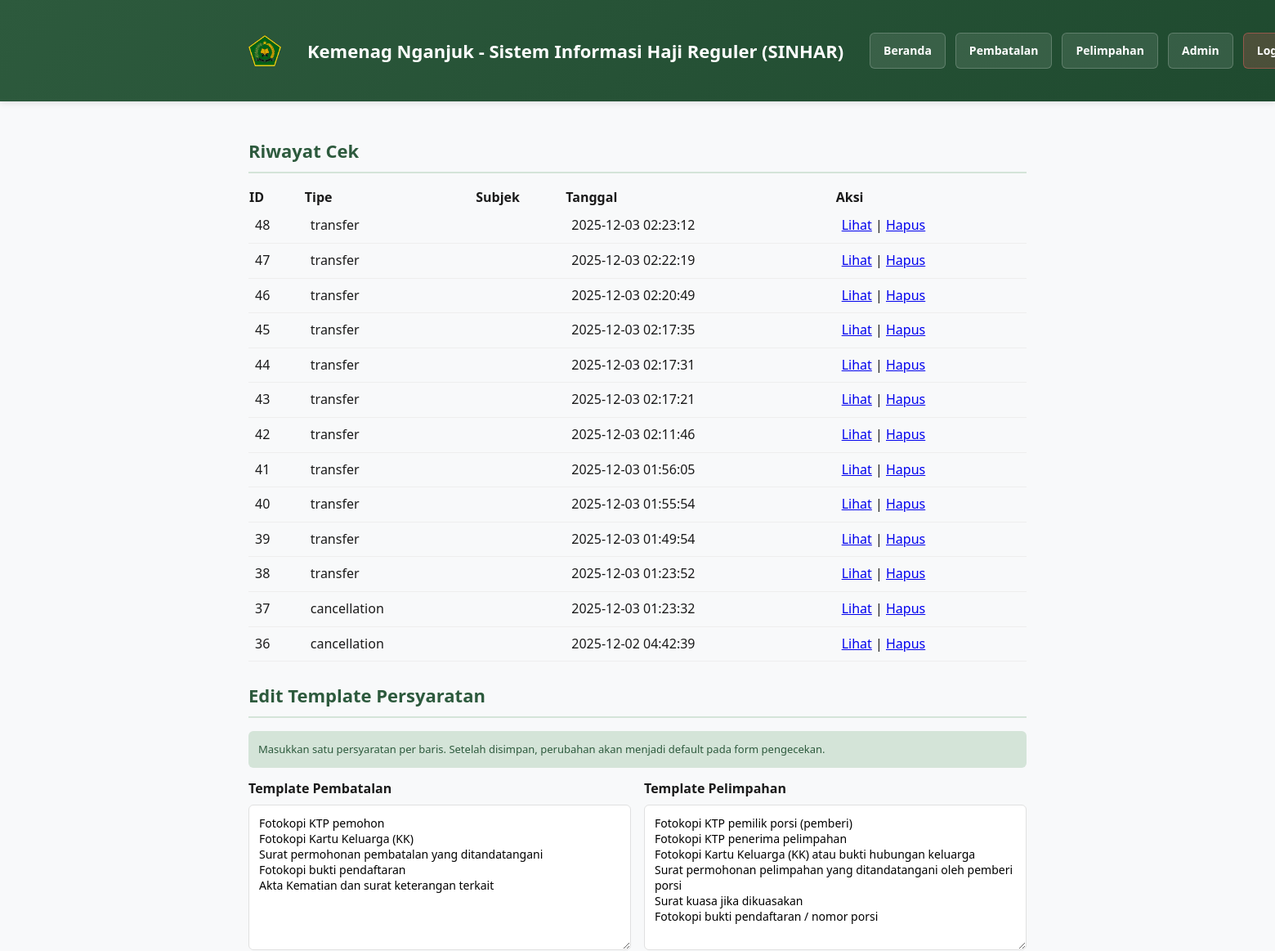
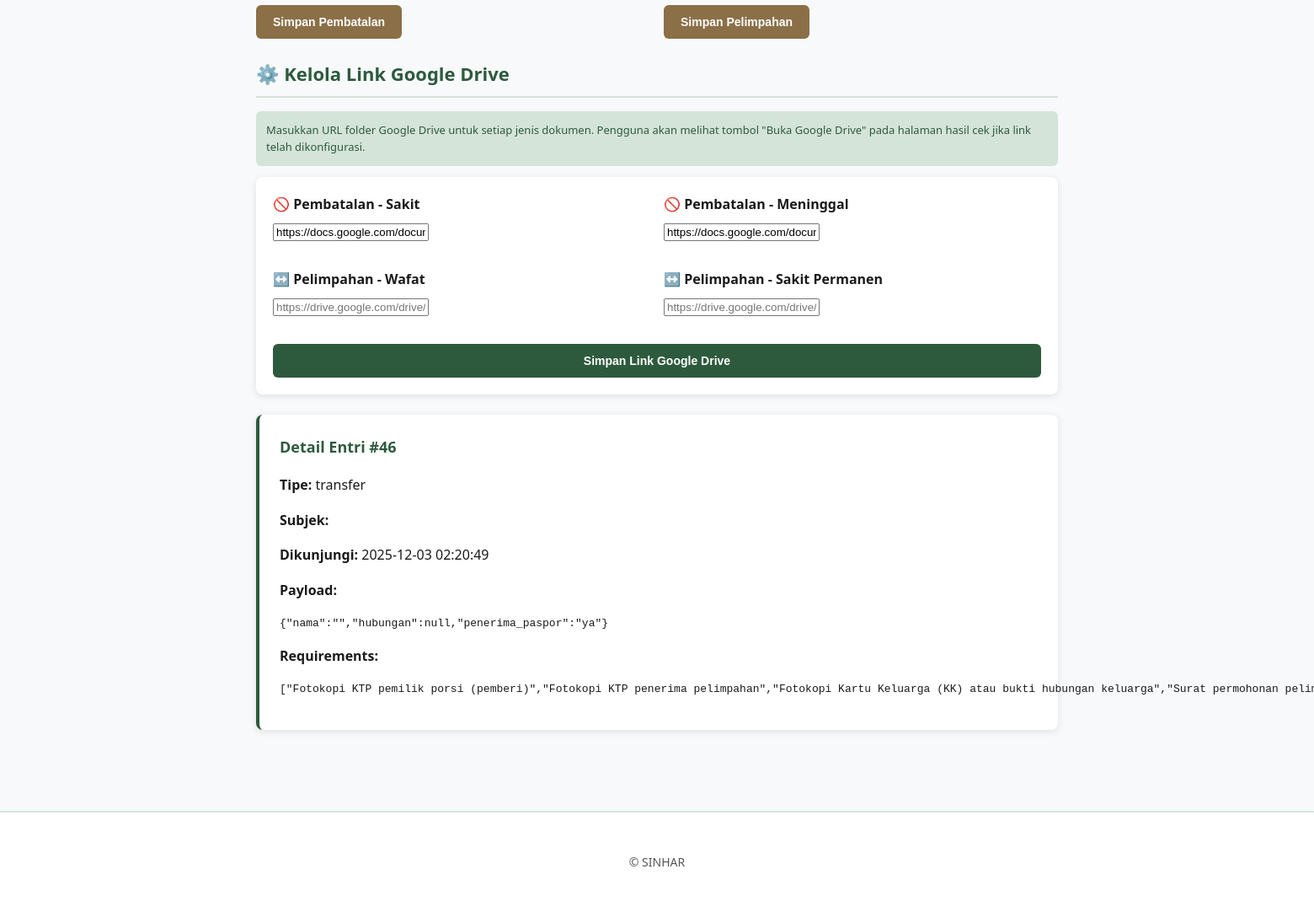
Page /admin.php?action=view&id=46 (signed in) on the committed database (2 pictures, top to bottom).
### tables this page shows
CREATE TABLE checks (
        id INTEGER PRIMARY KEY AUTOINCREMENT,
        type TEXT NOT NULL,
        subject TEXT,
        payload TEXT,
        requirements TEXT,
        created_at DATETIME DEFAULT CURRENT_TIMESTAMP
    );

### config_gdrive.php (called while the page is built, shortened)
<?php
$gdrive_links = [
    'cancellation_sakit' => 'https://docs.google.com/document/d/1MRaVi-oiiXWkixbDGQTKr93RIrgjYCVr/edit?usp=sharing&ouid=115230136242235187965&rtpof=true&sd=true',
    'cancellation_meninggal' => 'https://docs.google.com/document/d/1M96uUp5FWUwOdUSWVbxaHPsEb7zO7Svu/edit?usp=sharing&ouid=115230136242235187965&rtpof=true&sd=true',
    'cancellation_keuangan' => '',
    'transfer_wafat' => 'http://drive.google.com/file/d/1VujIT9zQgoDxTsXqu0g9GkEbKWXkVst0/view',
    'transfer_sakit' => 'https://docs.google.com/document/d/1VujIT9zQgoDxTsXqu0g9GkEbKWXkVst0/edit?usp=sharing&ouid=115230136242235187965&rtpof=true&sd=true',
    'transfer_umum' => '',
];
function getGDriveLink($type) {
    global $gdrive_links;
    return $gdrive_links[$type] ?? null;
}
?>

### admin.php (the view, shortened to what this page needs)
<?php
require_once __DIR__ . '/db.php';
if (isset($_SESSION['admin'])) {
    $db = getDb();
    $rows = $db->query('SELECT * FROM checks ORDER BY created_at DESC')->fetchAll(PDO::FETCH_ASSOC);
  $tplStmt = $db->query('SELECT type, content FROM templates');
  $templates = [];
  foreach ($tplStmt->fetchAll(PDO::FETCH_ASSOC) as $t) {
    $content = $t['content'];
    $maybe = json_decode($content, true);
    if (is_array($maybe)) {
      $templates[$t['type']] = $maybe;
    } else {
      $templates[$t['type']] = $content;
    }
  }
  require_once __DIR__ . '/config_gdrive.php';
}
?>
<!doctype html>
<html lang="id">
<head>
  <link rel="stylesheet" href="assets/css/style.css">
</head>
<body>
  <header class="site-header">
    <div class="container">
            <div class="header-content">
        <div class="header-logo">
          <img src="assets/img/logo-kemenag.png" alt="Kementerian Agama">
        </div>
        <h1>Kemenag Nganjuk - Sistem Informasi Haji Reguler (SINHAR)</h1>
        <nav>
          <a href="index.php">Beranda</a>
          <a href="cancellation.php">Pembatalan</a>
          <a href="transfer.php">Pelimpahan</a>
          <a href="admin.php">Admin</a>
          <a href="logout.php" class="logout-link">Logout</a>
        </nav>
      </div>
    </div>
  </header>
  <main class="container">
<?php if (!isset($_SESSION['admin'])): ?>
    <section>
      <h2>Login Admin</h2>
      <?php if(!empty($error)): ?><p style="color:#c0392b"><?=htmlspecialchars($error)?></p><?php endif; ?>
      <form method="post">
        <label>Username</label>
        <input type="text" name="username" required>
        <label>Password</label>
        <input type="password" name="password" required>
        <button class="btn" type="submit" name="login">Login</button>
      </form>
      <p class="hint">Default: <strong>admin / admin123</strong>. Ganti kredensial setelah instalasi.</p>
    </section>
<?php else: ?>
    <section>
      <h2>Riwayat Cek</h2>
      <?php if(empty($rows)): ?>
        <p>Tidak ada riwayat.</p>
      <?php else: ?>
        <table style="width:100%;border-collapse:collapse">
          <thead>
            <tr style="text-align:left;background:var(--card)"><th>ID</th><th>Tipe</th><th>Subjek</th><th>Tanggal</th><th>Aksi</th></tr>
          </thead>
          <tbody>
            <?php foreach($rows as $r): ?>
              <tr>
                <td style="padding:8px;border-bottom:1px solid #eee"><?=htmlspecialchars($r['id'])?></td>
                <td style="padding:8px;border-bottom:1px solid #eee"><?=htmlspecialchars($r['type'])?></td>
                <td style="padding:8px;border-bottom:1px solid #eee"><?=htmlspecialchars($r['subject'])?></td>
                <td style="padding:8px;border-bottom:1px solid #eee"><?=htmlspecialchars($r['created_at'])?></td>
                <td style="padding:8px;border-bottom:1px solid #eee"><a href="admin.php?action=view&id=<?=$r['id']?>">Lihat</a> | <a href="admin.php?action=delete&id=<?=$r['id']?>" onclick="return confirm('Hapus entri ini?')">Hapus</a></td>
              </tr>
            <?php endforeach; ?>
          </tbody>
        </table>
      <?php endif; ?>
    </section>
    <section>
      <h2>Edit Template Persyaratan</h2>
      <p class="hint">Masukkan satu persyaratan per baris. Setelah disimpan, perubahan akan menjadi default pada form pengecekan.</p>
      <div style="display:flex;gap:16px;flex-wrap:wrap">
        <form method="post" style="flex:1;min-width:280px">
          <label>Template Pembatalan</label>
          <textarea name="content_lines" rows="8" style="width:100%"><?php
            if(!empty($templates['cancellation'])) echo htmlspecialchars(implode("\n", $templates['cancellation']));
          ?></textarea>
          <button class="btn" type="submit" name="save_template">Simpan Pembatalan</button>
        </form>
        <form method="post" style="flex:1;min-width:280px">
          <label>Template Pelimpahan</label>
          <textarea name="content_lines" rows="8" style="width:100%"><?php
            if(!empty($templates['transfer'])) echo htmlspecialchars(implode("\n", $templates['transfer']));
          ?></textarea>
          <button class="btn" type="submit" name="save_template">Simpan Pelimpahan</button>
        </form>
      </div>
    </section>
    <section>
      <h2>⚙️ Kelola Link Google Drive</h2>
      <p class="hint">Masukkan URL folder Google Drive untuk setiap jenis dokumen. Pengguna akan melihat tombol "Buka Google Drive" pada halaman hasil cek jika link telah dikonfigurasi.</p>
      <form method="post" style="background:#fff;padding:20px;border-radius:8px;box-shadow:0 2px 8px rgba(0,0,0,0.1);">
        <div style="display:grid;grid-template-columns:1fr 1fr;gap:16px;">
          <div class="form-group">
            <label>🚫 Pembatalan - Sakit</label>
            <input type="url" name="gdrive_cancellation_sakit" placeholder="https://drive.google.com/drive/folders/..." value="<?php echo htmlspecialchars(getGDriveLink('cancellation_sakit') ?? ''); ?>">
          </div>
          <div class="form-group">
            <label>🚫 Pembatalan - Meninggal</label>
            <input type="url" name="gdrive_cancellation_meninggal" placeholder="https://drive.google.com/drive/folders/..." value="<?php echo htmlspecialchars(getGDriveLink('cancellation_meninggal') ?? ''); ?>">
          </div>
          <div class="form-group">
            <label>↔️ Pelimpahan - Wafat</label>
            <input type="url" name="gdrive_transfer_suami_istri" placeholder="https://drive.google.com/drive/folders/..." value="<?php echo htmlspecialchars(getGDriveLink('transfer_suami_istri') ?? ''); ?>">
          </div>
          <div class="form-group">
            <label>↔️ Pelimpahan - Sakit Permanen</label>
            <input type="url" name="gdrive_transfer_anak" placeholder="https://drive.google.com/drive/folders/..." value="<?php echo htmlspecialchars(getGDriveLink('transfer_anak') ?? ''); ?>">
          </div>
        </div>
        <button class="btn btn-primary" type="submit" style="width:100%;margin-top:16px;">Simpan Link Google Drive</button>
      </form>
    </section>
    <?php if(isset($_GET['action']) && $_GET['action']==='view' && !empty($_GET['id'])):
        $id = (int)$_GET['id'];
        $stmt = $db->prepare('SELECT * FROM checks WHERE id=:id');
        $stmt->execute([':id'=>$id]);
        $row = $stmt->fetch(PDO::FETCH_ASSOC);
        if($row):
    ?>
      <section class="result">
        <h3>Detail Entri #<?=htmlspecialchars($row['id'])?></h3>
        <p><strong>Tipe:</strong> <?=htmlspecialchars($row['type'])?></p>
        <p><strong>Subjek:</strong> <?=htmlspecialchars($row['subject'])?></p>
        <p><strong>Dikunjungi:</strong> <?=htmlspecialchars($row['created_at'])?></p>
        <p><strong>Payload:</strong></p>
        <pre><?=htmlspecialchars($row['payload'])?></pre>
        <p><strong>Requirements:</strong></p>
        <pre><?=htmlspecialchars($row['requirements'])?></pre>
      </section>
    <?php endif; endif; ?>
<?php endif; ?>
  </main>
  <footer class="site-footer">
    <div class="container">© SINHAR</div>
  </footer>
</body>
</html>

### assets/css/style.css (style rules this page uses)
:root { --bg:#f8f9fa; --accent-primary:#2d5a3d; --accent-secondary:#8b6f47; --accent-light:#d4e4d8; --text-primary:#1a1a1a; --text-secondary:#555; --border:#e0e0e0; --shadow: 0 2px 8px rgba(0,0,0,0.1); --shadow-hover: 0 4px 16px rgba(0,0,0,0.15); }
* { box-sizing:border-box }
body { font-family:'Segoe UI','Trebuchet MS',Arial,sans-serif; background:var(--bg); color:var(--text-primary); margin:0; line-height:1.6 }
.container { max-width:1000px;margin:0 auto;padding:24px }
.header-content { display:flex; align-items:center; gap:20px; width:100%; flex-wrap:nowrap }
.header-logo { display:flex; align-items:center; justify-content:center; width:40px;height:40px; flex-shrink:0 }
.header-logo img { width:40px;height:40px; display:block }
.site-header { background:linear-gradient(135deg, var(--accent-primary) 0%, #1f4a2f 100%); color:#fff; padding:16px 0; box-shadow:var(--shadow); position:sticky; top:0; z-index:100 }
.site-header h1 { margin:0; font-size:22px; font-weight:600; line-height:1.2; white-space:nowrap; flex-grow:1; padding:0 12px }
.site-header nav { display:flex; gap:12px; flex-wrap:nowrap; align-items:center; margin-left:auto }
.site-header a { color:#fff; text-decoration:none; font-weight:600; padding:10px 16px; border-radius:6px; transition:all 0.3s ease; display:inline-flex; align-items:center; gap:6px; background:rgba(255,255,255,0.1); border:1px solid rgba(255,255,255,0.2); white-space:nowrap; font-size:14px }
.site-header a.logout-link { background:rgba(255,100,100,0.2); border-color:rgba(255,100,100,0.4) }
.btn { background:var(--accent-secondary); color:#fff; border:none; padding:12px 20px; border-radius:6px; cursor:pointer; font-size:14px; font-weight:600; transition:all 0.3s ease; display:inline-block; text-align:center }
.btn-primary { background:var(--accent-primary); }
section { margin-bottom:24px }
section > h2 { font-size:22px; margin-bottom:16px; color:var(--accent-primary); border-bottom:2px solid var(--accent-light); padding-bottom:8px }
.form-group { margin-bottom:16px }
label { display:block; margin-bottom:6px; font-weight:600; color:var(--text-primary) }
input[type=text], input[type=email], select, textarea { width:100%; padding:12px; border:1px solid var(--border); border-radius:6px; font-size:14px; font-family:inherit; transition:border-color 0.3s ease, box-shadow 0.3s ease }
.result { background:#fff; padding:24px; border-radius:8px; margin-top:24px; border-left:4px solid var(--accent-primary); box-shadow:var(--shadow) }
.result h3 { margin-top:0; color:var(--accent-primary); font-size:18px }
.hint { margin-top:16px; padding:12px; background:var(--accent-light); border-radius:6px; font-size:13px; color:var(--accent-primary) }
.site-footer { background:#fff; text-align:center; padding:24px; margin-top:48px; border-top:2px solid var(--accent-light); color:var(--text-secondary); font-size:14px }

### rows in the picture
checks: id "48", type "transfer", created_at "2025-12-03 02:23:12"
checks: id "47", type "transfer", created_at "2025-12-03 02:22:19"
checks: id "46", type "transfer", created_at "2025-12-03 02:20:49", payload "{\"nama\":\"\",\"hubungan\":null,\"penerima_paspor\":\"ya\"}", requirements "[\"Fotokopi KTP pemilik porsi (pemberi)\",\"Fotokopi KTP penerima pelimpahan\",\"Fotokopi Kartu Keluarga (KK) atau bukti hubungan keluarga\",\"Surat permohonan…"
checks: id "45", type "transfer", created_at "2025-12-03 02:17:35"
checks: id "44", type "transfer", created_at "2025-12-03 02:17:31"
checks: id "43", type "transfer", created_at "2025-12-03 02:17:21"
checks: id "42", type "transfer", created_at "2025-12-03 02:11:46"
checks: id "41", type "transfer", created_at "2025-12-03 01:56:05"
checks: id "40", type "transfer", created_at "2025-12-03 01:55:54"
checks: id "39", type "transfer", created_at "2025-12-03 01:49:54"
checks: id "38", type "transfer", created_at "2025-12-03 01:23:52"
checks: id "37", type "cancellation", created_at "2025-12-03 01:23:32"
checks: id "36", type "cancellation", created_at "2025-12-02 04:42:39"
